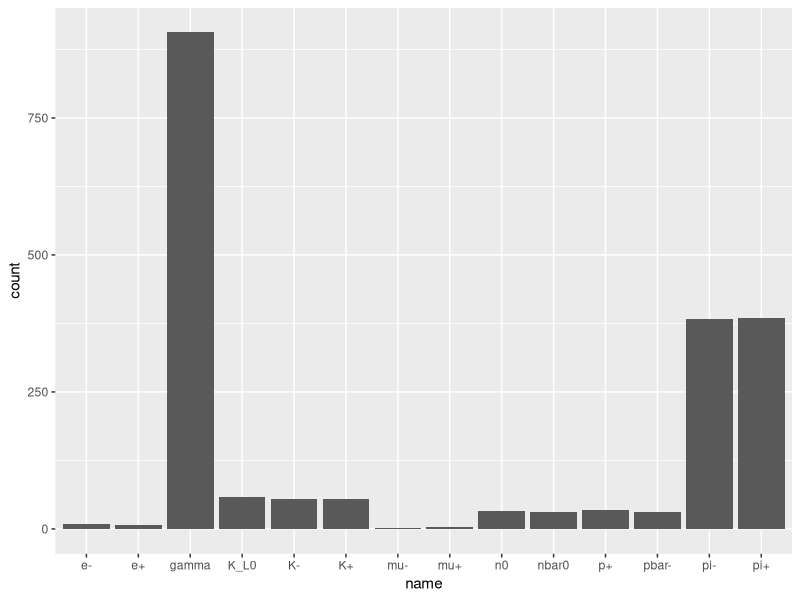
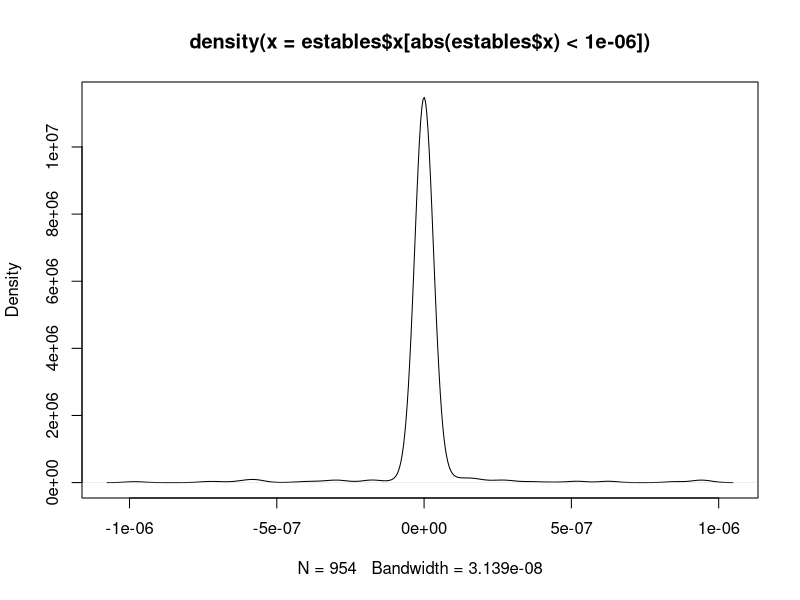

The R source for these figures, in order:

setwd("~/particarlos/pythia8303/rpythia")
separ=as.numeric(read.table("separadores.txt", quote="\"", comment.char="")$V1)

n=length(separ)
ev=n/2-1


library(readr)



for(i in 1:ev) {
  
  temp <- read_table2("saida.txt", col_names=FALSE,skip =(separ[2*i+1]+2),n_max=(separ[2*i+2]-separ[2*i+1]-5))
 
  temp$ev=rep(i,nrow(temp))
  if (i==1)
    out=temp
  else 
    out=rbind(out,temp)
}

nomes= c('no','id','name','status', 'mother1','mother2','daughter1','daughter2','colour1','colour2','p_x','p_y','p_z','e','m','ev')

colnames(out)=nomes

pt <- as.numeric(read_table2("pt.txt", col_names = FALSE)[1,])
out$pt=pt[-length(pt)]

x <- as.numeric(read_table2("xprod.txt", col_names = FALSE)[1,])
out$x=x[-length(x)]

y <- as.numeric(read_table2("yprod.txt", col_names = FALSE)[1,])
out$y=y[-length(y)]

z <- as.numeric(read_table2("zprod.txt", col_names = FALSE)[1,])
out$z=z[-length(z)]

estables_n=c('e-','e+','mu+','mu-','K+','K-','pi+','pi-','p+','pbar-','n0','nbar0','gamma','K_L0')
# parenteses indican particulas intermediarias (desintegranse)

estables=subset(out, (name %in% estables_n))

unique(estables$name)


library(ggplot2)
ggplot(estables, aes(name)) + geom_bar()

plot(density(estables$x[abs(estables$x)<1e-6]))









